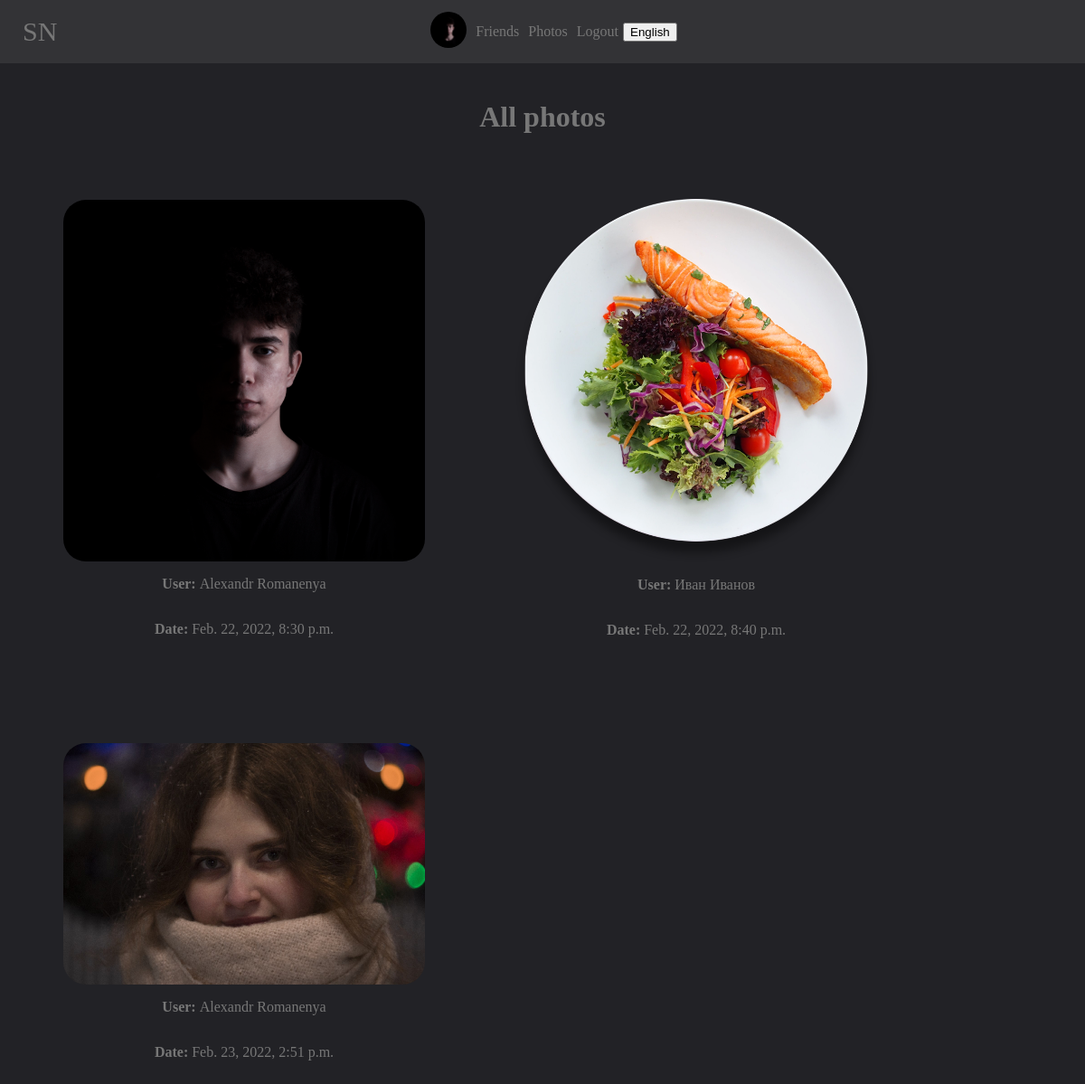
Page /photos?all=True (signed in) on the committed database.
### mainpage/models.py (models this page shows, shortened)
class UserDetail(models.Model):
    user = models.ForeignKey(User, on_delete=models.CASCADE)
    age = models.DateField(null=True, blank=True)
    photo = models.ForeignKey(Photo, on_delete=models.SET_NULL, null=True, blank=True)
    permissions = models.CharField(max_length=10, default="public")
    country = models.CharField(max_length=100, null=True, blank=True)
    city = models.CharField(max_length=100, null=True, blank=True)
    sex = models.CharField(max_length=10, choices=(('male', 'male'), ('female', 'female'), ('None', 'None')),
                           default=('None', 'None'))
    def get_photo(self):
        if self.photo:
            return self.photo
        else:
            return settings.STATIC_URL + "/mainpage/img/user.png"

class Photo(models.Model):
    photo = models.ImageField(upload_to='photos')
    date = models.DateTimeField(auto_now=True)
    user = models.ForeignKey(User, on_delete=models.SET_NULL, null=True)
    permissions = models.CharField(max_length=10, default="public")
    def __str__(self):
        return self.photo.url

### mainpage/views.py (the view, shortened to what this page needs)
# urls.py: path('photos', views.PhotosView.as_view()),
class PhotosView(View):
    @base
    @user_is_authenticated
    def get(self, request, content={}, **kwargs):
        content.update({
            'list': get_wordlist(request).YourPhotos,
            'photos': Photo.objects.filter(user=request.user),
            'all_photos': None,
        })
        if 'all' in request.GET:
            if request.GET['all'] == 'True':
                content['all_photos'] = Photo.objects.filter(permissions="public")
                content['photos'] = None
                content['list'] = get_wordlist(request).AllPhotos
        elif 'add_photo' in request.GET:
            if request.GET['add_photo'] == "True":
                content['list'] = get_wordlist(request).AddPhoto
        return render(request, 'mainpage/photos.html', content)

### mainpage/views.py (called while the page is built)
def base(func):
    def wrapper(self, request, content={}, *args, **kwargs):
        if request.user.is_authenticated:
            content.update({'your_user': UserDetail.objects.get(user=request.user)})
        return func(self, request, content=content, **kwargs)
    return wrapper

def user_is_authenticated(func):
    def redir(self, request):
        return redirect('/login')
    def wrapper(self, request, **kwargs):
        if request.user.is_authenticated:
            return func(self, request, **kwargs)
        else:
            return redir(self, request)
    return wrapper

def get_wordlist(request):
    langs_list = {
        'en': langs.EN,
        'ru': langs.RU,
    }
    if 'lang' in request.COOKIES:
        lang = request.COOKIES['lang']
        try:
            return langs_list[lang]
        except:
            return langs_list['en']
    else:
        return langs_list['en']

### mainpage/templates/mainpage/photos.html (shortened to what this page needs)
{% extends "mainpage/base.html" %}
{% load static %}
{% block content %}
    <link rel="stylesheet" href="{% static 'mainpage/photos.css' %}">
    {% if request.GET.add_photo == "True" and  user.is_authenticated %}
        <form method="post" enctype="multipart/form-data">
        {% csrf_token %}
            <h1>{{ list.add_photo }}</h1>
            <input required name="photo" type="file" accept="image/*,image/jpeg">
            <input value="{{ list.add_photo }}" type="submit">
        </form>
    {% else %}
        <h1>{{ list.all_photos }}</h1>
        <div class="photos">
        {% for el in all_photos %}
           <div class="photo">
            <img style="border-radius: 25px" width="400px" src="{{ el }}" alt="">
            <p><b>{{ list.user }}: </b><a href="/{{ el.user.username }}">{{ el.user.first_name }} {{ el.user.last_name }}</a></p>
           <p><b>{{ list.date }}: </b>{{ el.date }}</p>
           </div>
        {% endfor %}
        </div>
    {% endif %}
{% endblock %}

### mainpage/templates/mainpage/base.html (shortened to what this page needs)
<!doctype html>
{% load static %}
<html lang="en">
<head>
    <link rel="stylesheet" href="{% static "mainpage/base.css" %}">
</head>
<body>
<header>
    <a class="NAME" href="/">{{ list.NAME }}</a>
    {% if user.is_authenticated %}
        <a href="/account"><img width="40px" style="border-radius: 999px" src="{{ your_user.get_photo }}"></a>
        <a href="/friends">{{ list.Friends }}</a>
        <a href="/photos">{{ list.photos }}</a>
        <a href="/logout?url={{ request.path }}">{{ list.LogOut }}</a>
    {% endif %}
    <button onclick="choose_lang()">{{ list.choose_lang }}</button>
</header>
<main>
    {% block content %}
{% endblock %}
</main>
</body>
</html>

### mainpage/static/mainpage/base.css (style rules this page uses)
body { padding: 0; margin: 0; background: #222226; color: #777; font-family: Calibri; }
header { background: #333336; padding: 10px; color: #FFF; display: flex; align-items: center; justify-content: center; position: fixed; width: 100vw; height: 50px; left: 0; top: 0; z-index: 999; }
.NAME { position: fixed; left: 20px; font-size: 30px; }
header a { text-decoration: none; margin: 5px; color: #777; }
main { padding: 20px; padding-top: 90px; }
main a { text-decoration: none; color: #777; }

### mainpage/static/mainpage/photos.css (style rules this page uses)
.photos { display: flex; flex-wrap: wrap; align-items: center; }
.photo, .post { margin: 50px; display: flex; flex-flow: column; align-items: center; }
main { display: flex; flex-flow: column; align-items: center; }

### rows in the picture
UserDetail: get_photo (picture)
Photo: photo (picture), user "User", user.first_name "Alexandr", user.last_name "Romanenya", date "Date", date "Feb. 22, 2022, 8:30 p.m."
Photo: photo (picture), user "User", user.first_name "Иван", user.last_name "Иванов", date "Date", date "Feb. 22, 2022, 8:40 p.m."
Photo: photo (picture), user "User", user.first_name "Alexandr", user.last_name "Romanenya", date "Date", date "Feb. 23, 2022, 2:51 p.m."

### other values in the picture
{{ list.NAME }} "SN"
{{ list.Friends }} "Friends"
{{ list.photos }} "Photos"
{{ list.LogOut }} "Logout"
{{ list.choose_lang }} "English"
{{ list.all_photos }} "All photos"
